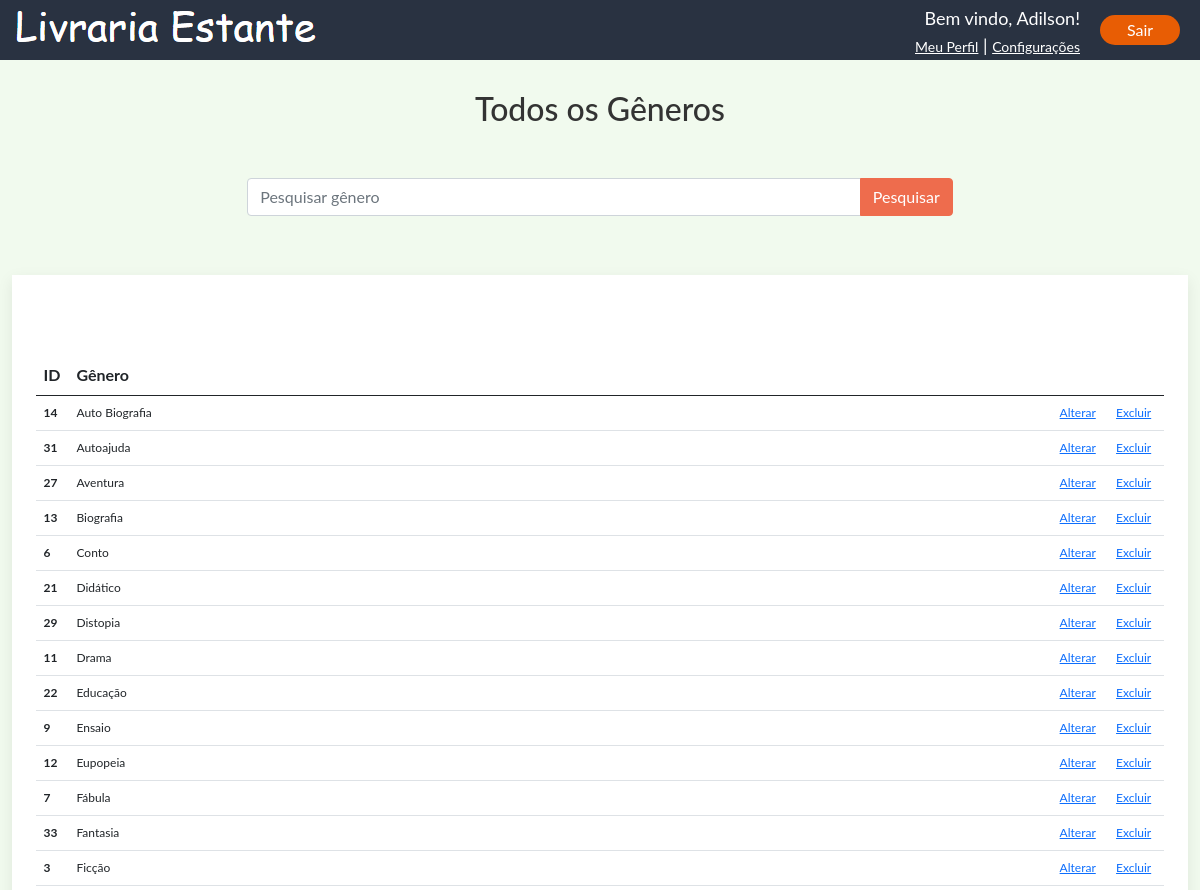
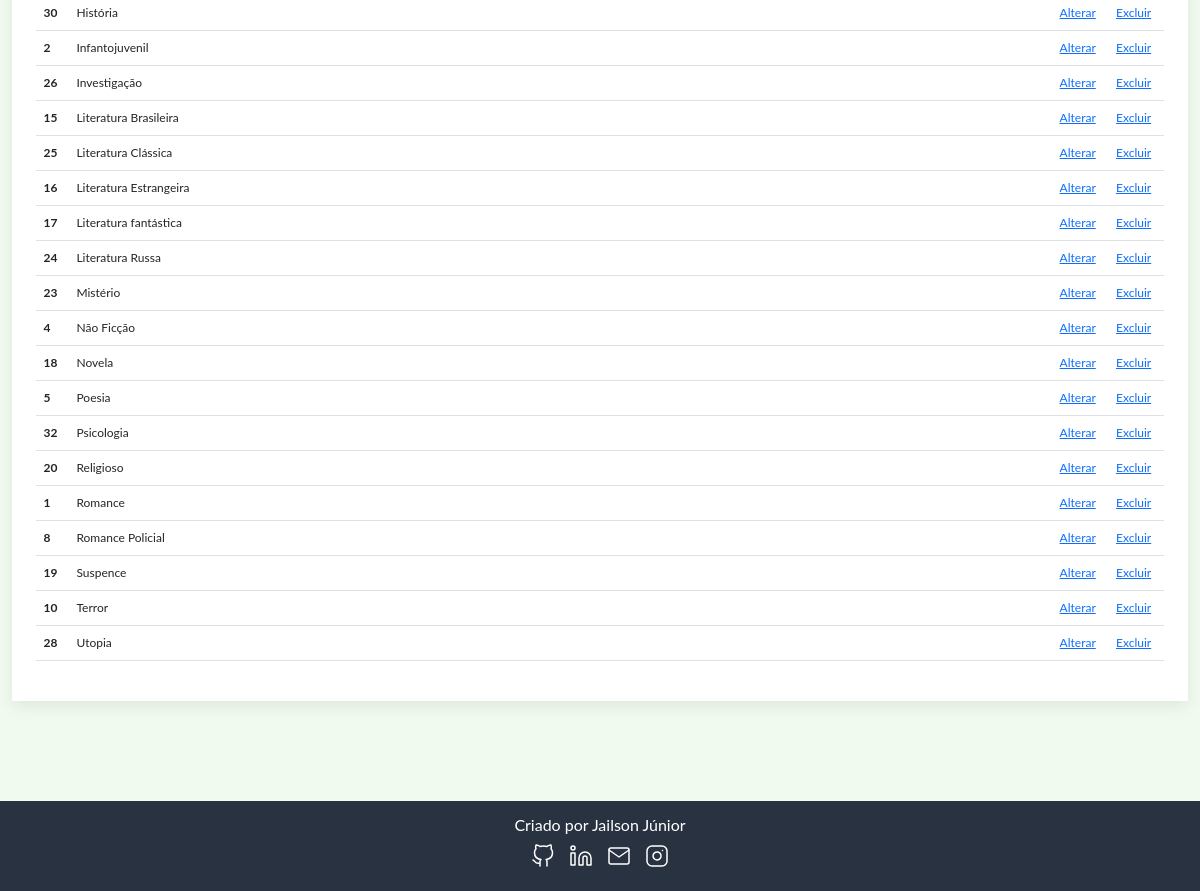
Screenshot of /todos-generos.php (signed in) with the database file from the repository (2 pictures, top to bottom).
### tables this page shows
CREATE TABLE `genero` (
  `idgenero` int(11) NOT NULL,
  `nome` varchar(50) NOT NULL
);

### todos-generos.php (the view, shortened to what this page needs)
<?php require_once("private/conexao.php"); ?>
<?php
    $consulta_lista_generos = " SELECT * FROM genero " ;
    $consulta_lista_generos .= " ORDER BY nome ASC ";
    $extrato_todas_generos = mysqli_query($conecta, $consulta_lista_generos);
?>
<!DOCTYPE html>
<html lang="pt-br">
<head>
    <link href="uikit\css\uikit.css" rel="stylesheet">
    <link href="bootstrap/css/bootstrap.min.css" rel="stylesheet">
    <link href="css/style.css" rel="stylesheet">
</head>
<body>
 <?php include_once("_include/header.php"); ?>
    <main class="principal container-fluid">
        <div class="titulo-central">
            <h2>Todos os Gêneros</h2>
        </div>
        <form id="pesquisar-generos" action="todos-generos.php" method="get" class="input-group mb-3 barra-pesquisa" >
                <input type="text" class="form-control" name="pesquisa_genero" placeholder="Pesquisar gênero" aria-label="Pesquisar gênero" aria-describedby="button-addon2">
                <button type="input" name="botao" class="btn btn-primary" id="button-addon2" >Pesquisar</button>
            </form>
        <div id="caixa-lista" class="table-responsive row row-cols-1 row-cols-md-1 mb-1 uk-card uk-card-default">
            <table class="table" id="lista-livros">
                <thead>
                    <tr id="coluna-tabela">
                    <th id="coluna-id" scope="col">ID</th>
                    <th id="coluna-titulo" scope="col">Gênero</th>
                    <th id="coluna-alterar" scope="col"></th>
                    <th id="coluna-excluir" scope="col"></th>
                    </tr>
                </thead>
                <tbody>
                <?php
                    while($lista_generos = mysqli_fetch_assoc($extrato_todas_generos)){
                ?>
                    <form action="todos-generos.php" method="post">
                        <tr id="linha-tabela">
                            <th scope="row"><?php echo $lista_generos["idgenero"]; ?></th>
                            <td id="linha-titulo">
                                    <?php echo $lista_generos["nome"]; ?>
                                </td>
                            <td><a href="#" uk-toggle>Alterar</a> </td>
                            <td><a href="#" uk-toggle>Excluir</a> </td>
                        </tr>
                    </form>
                <?php
                    }
                ?>
                </tbody>
            </table>
        </div>
    </main>
    <?php include_once("_include/footer.php"); ?>
</body>
</html>

### css/style.css (style rules this page uses)
body,html { background-color:#f1faee; }
main,body,h1,h2 { font-family: 'Lato', sans-serif !important; }
.container-fluid { margin: 0 auto; }
body { background-color: #f1faee; }
.principal { background-color:#f1faee; min-height: 400px; }
.barra-pesquisa { width: 60%; margin: 0 auto; padding-top: 20px; }
#caixa-lista { background-color:#ffff; padding: 2%; margin: 5% 0; }
#lista-livros { margin-top: 5%; }
#linha-tabela { font-size:12px; }
#lista-livros #coluna-titulo { width:5px; }
#coluna-tabela { width: 100%; }
#coluna-id { width: 2%; }
#coluna-titulo { width: 50%; }
#coluna-alterar,#coluna-excluir { width: 5%; }
.titulo-central { margin-top:30px; text-align:center; margin-bottom:30px; }
.btn-primary { background-color: #ee6c4d ; border-color: #ee6c4d ; color: #ffff ; }

### rows the page displays
genero: idgenero "14", nome "Auto Biografia"
genero: idgenero "31", nome "Autoajuda"
genero: idgenero "27", nome "Aventura"
genero: idgenero "13", nome "Biografia"
genero: idgenero "6", nome "Conto"
genero: idgenero "21", nome "Didático"
genero: idgenero "29", nome "Distopia"
genero: idgenero "11", nome "Drama"
genero: idgenero "22", nome "Educação"
genero: idgenero "9", nome "Ensaio"
genero: idgenero "12", nome "Eupopeia"
genero: idgenero "7", nome "Fábula"
genero: idgenero "33", nome "Fantasia"
genero: idgenero "3", nome "Ficção"
genero: idgenero "30", nome "História"
genero: idgenero "2", nome "Infantojuvenil"
genero: idgenero "26", nome "Investigação"
genero: idgenero "15", nome "Literatura Brasileira"
genero: idgenero "25", nome "Literatura Clássica"
genero: idgenero "16", nome "Literatura Estrangeira"
genero: idgenero "17", nome "Literatura fantástica"
genero: idgenero "24", nome "Literatura Russa"
genero: idgenero "23", nome "Mistério"
genero: idgenero "4", nome "Não Ficção"
genero: idgenero "18", nome "Novela"
genero: idgenero "5", nome "Poesia"
genero: idgenero "32", nome "Psicologia"
genero: idgenero "20", nome "Religioso"
genero: idgenero "1", nome "Romance"
genero: idgenero "8", nome "Romance Policial"
genero: idgenero "19", nome "Suspence"
genero: idgenero "10", nome "Terror"
genero: idgenero "28", nome "Utopia"

### other values shown
$nome_usuario "Adilson"
